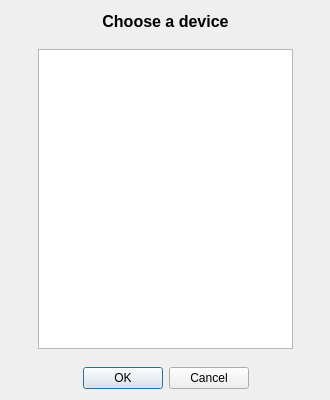
<?xml version="1.0" encoding="UTF-8"?>
<ui version="4.0">
 <class>Dialog</class>
 <widget class="QDialog" name="Dialog">
  <property name="geometry">
   <rect>
    <x>0</x>
    <y>0</y>
    <width>330</width>
    <height>400</height>
   </rect>
  </property>
  <property name="windowTitle">
   <string>Connect</string>
  </property>
  <widget class="QWidget" name="gridLayoutWidget">
   <property name="geometry">
    <rect>
     <x>0</x>
     <y>0</y>
     <width>331</width>
     <height>401</height>
    </rect>
   </property>
   <layout class="QGridLayout" name="gridLayout">
    <item row="3" column="0">
     <spacer name="horizontalSpacer_3">
      <property name="orientation">
       <enum>Qt::Horizontal</enum>
      </property>
      <property name="sizeHint" stdset="0">
       <size>
        <width>40</width>
        <height>20</height>
       </size>
      </property>
     </spacer>
    </item>
    <item row="3" column="1">
     <widget class="QListView" name="deviceListView">
      <property name="minimumSize">
       <size>
        <width>0</width>
        <height>300</height>
       </size>
      </property>
     </widget>
    </item>
    <item row="1" column="1">
     <widget class="QLabel" name="label">
      <property name="font">
       <font>
        <pointsize>12</pointsize>
        <weight>75</weight>
        <bold>true</bold>
       </font>
      </property>
      <property name="text">
       <string>Choose a device</string>
      </property>
      <property name="alignment">
       <set>Qt::AlignCenter</set>
      </property>
     </widget>
    </item>
    <item row="7" column="1">
     <spacer name="verticalSpacer_3">
      <property name="orientation">
       <enum>Qt::Vertical</enum>
      </property>
      <property name="sizeHint" stdset="0">
       <size>
        <width>20</width>
        <height>40</height>
       </size>
      </property>
     </spacer>
    </item>
    <item row="4" column="1">
     <spacer name="verticalSpacer_2">
      <property name="orientation">
       <enum>Qt::Vertical</enum>
      </property>
      <property name="sizeHint" stdset="0">
       <size>
        <width>20</width>
        <height>40</height>
       </size>
      </property>
     </spacer>
    </item>
    <item row="6" column="1">
     <layout class="QHBoxLayout" name="horizontalLayout">
      <item>
       <spacer name="horizontalSpacer">
        <property name="orientation">
         <enum>Qt::Horizontal</enum>
        </property>
        <property name="sizeHint" stdset="0">
         <size>
          <width>40</width>
          <height>20</height>
         </size>
        </property>
       </spacer>
      </item>
      <item>
       <widget class="QDialogButtonBox" name="buttonBox">
        <property name="orientation">
         <enum>Qt::Horizontal</enum>
        </property>
        <property name="standardButtons">
         <set>QDialogButtonBox::Cancel|QDialogButtonBox::Ok</set>
        </property>
       </widget>
      </item>
      <item>
       <spacer name="horizontalSpacer_2">
        <property name="orientation">
         <enum>Qt::Horizontal</enum>
        </property>
        <property name="sizeHint" stdset="0">
         <size>
          <width>40</width>
          <height>20</height>
         </size>
        </property>
       </spacer>
      </item>
     </layout>
    </item>
    <item row="0" column="1">
     <spacer name="verticalSpacer">
      <property name="orientation">
       <enum>Qt::Vertical</enum>
      </property>
      <property name="sizeHint" stdset="0">
       <size>
        <width>20</width>
        <height>40</height>
       </size>
      </property>
     </spacer>
    </item>
    <item row="3" column="2">
     <spacer name="horizontalSpacer_4">
      <property name="orientation">
       <enum>Qt::Horizontal</enum>
      </property>
      <property name="sizeHint" stdset="0">
       <size>
        <width>40</width>
        <height>20</height>
       </size>
      </property>
     </spacer>
    </item>
    <item row="2" column="1">
     <spacer name="verticalSpacer_4">
      <property name="orientation">
       <enum>Qt::Vertical</enum>
      </property>
      <property name="sizeHint" stdset="0">
       <size>
        <width>20</width>
        <height>40</height>
       </size>
      </property>
     </spacer>
    </item>
   </layout>
  </widget>
 </widget>
 <resources/>
 <connections>
  <connection>
   <sender>buttonBox</sender>
   <signal>accepted()</signal>
   <receiver>Dialog</receiver>
   <slot>accept()</slot>
   <hints>
    <hint type="sourcelabel">
     <x>248</x>
     <y>254</y>
    </hint>
    <hint type="destinationlabel">
     <x>157</x>
     <y>274</y>
    </hint>
   </hints>
  </connection>
  <connection>
   <sender>buttonBox</sender>
   <signal>rejected()</signal>
   <receiver>Dialog</receiver>
   <slot>reject()</slot>
   <hints>
    <hint type="sourcelabel">
     <x>316</x>
     <y>260</y>
    </hint>
    <hint type="destinationlabel">
     <x>286</x>
     <y>274</y>
    </hint>
   </hints>
  </connection>
 </connections>
</ui>
